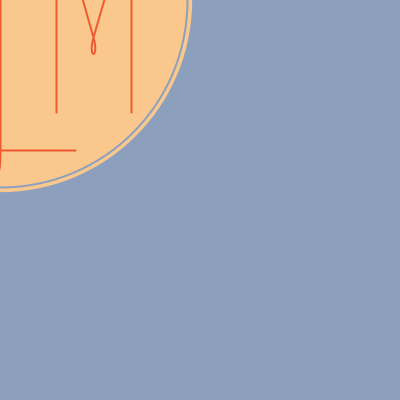
Frame 1 (no input)
Frame 60 (the mouse pressed at the canvas centre just before this capture): identical to frame 1, image omitted
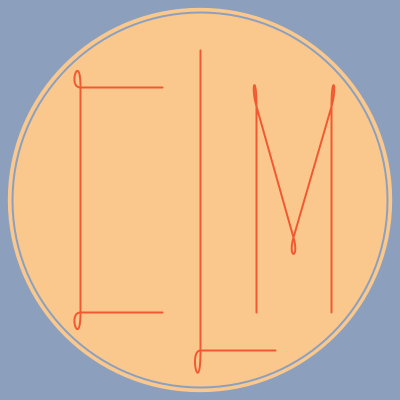
Frame 120 (the mouse held since frame 60 and released just before this capture)

The Processing sketch that drew these frames (run headless with seeded random() and noise(); from frame 60 on, the mouse is pressed at the canvas centre):

// Processing sketch: processing_36506
// ── processing_36506.pde

//Cristina Mele  
// Computing for the Arts with Processing  
// 51-257  
// Copyright © Cristina Mele  
// September 8, 2011  
// Homework 4

float x,y,wd,ht;
color blu,darkOrang,orang;
int mCount;

void setup()
{
  x=200;   
  y=200;  
  wd=375;  
  ht=375; 
  mCount = 0;
  orang = color(250,200,140);
  darkOrang = color(240,90,50);
  blu = color(140,160,190);
  
  size(400,400);  
  background (blu);  
  noFill();  
  smooth();
}
  


   
void draw()
{
  x = mouseX;
  y = mouseY;
  
  background (blu);
  //circle  
  fill(orang);  
  noStroke();  
  ellipse (x,y,wd+(.025*wd),ht+(.025*ht));  
  strokeWeight(2);  
  stroke(blu);  
  ellipse (x,y,wd,ht);  
   
//C 
  strokeWeight(2);  
  stroke(darkOrang);
  beginShape();  
  curveVertex( x-(.1*wd),y-(.3*ht));  
  curveVertex( x-(.1*wd),y-(.3*ht));  
  curveVertex(x-(.32*wd), y-(.3*ht));  
  curveVertex(x-(.32*wd), y-(.3*ht));  
  curveVertex( x-(.32*wd), y+(.3*ht));  
  curveVertex(x-(.32*wd), y + (.3*ht));  
  curveVertex(x-(.1*wd), y+(.3*ht));  
  curveVertex(x-(.1*wd), y + (.3*ht));  
  endShape( );  
  
  //L  
  beginShape();  
  curveVertex(x,y-(.4*ht) );  
  curveVertex(x,y-(.4*ht) );  
  curveVertex(x,y+(.4*ht) );  
  curveVertex(x,y+(.4*ht) );  
  curveVertex(x+(.2*wd),y+(.4*ht) );  
  curveVertex(x+(.2*wd),y+(.4*ht) );  
  endShape();  
     
  //M  
  beginShape();  
  curveVertex(x+(.15*wd),y+(.3*ht) );  
  curveVertex(x+(.15*wd), y+(.3*ht) );  
  curveVertex(x+(.15*wd),y-(.25*ht) );  
  curveVertex(x+(.15*wd),y-(.25*ht) );  
  curveVertex(x+(.25*wd),y+(.1*ht) );  
  curveVertex(x+(.25*wd),y+(.1*ht) );  
  curveVertex(x+(.35*wd),y-(.25*ht) );  
  curveVertex(x+(.35*wd),y-(.25*ht) );  
  curveVertex(x+(.35*wd),y+(.3*ht) );  
  curveVertex(x+(.35*wd),y+(.3*ht) );  
  endShape(); 
}


void keyPressed()
{
  if (keyCode == DOWN)
  {
    x = x-10;
    y = y-10;
    wd = wd-10;
    ht = ht-10;
  }
  else if (keyCode == UP)
  {
    x = x+10;
    y = y+10;
    wd = wd+10;
    ht = ht+10;
  }
  else if (keyCode == LEFT)
  {
    x=200;   
    y=200;  
    wd=375;  
    ht=375;
  }
   else if (keyCode == RIGHT)
  {
    x=200;   
    y=200;  
    wd=375;  
    ht=375;
  }
 } 
 
 void mouseClicked() {
   
  mCount = mCount + 1; 
  if ((mCount % 2) == 0) 
  {
   blu = color(250,200,140);
   darkOrang = color(250,200,140);
   orang = color(140,160,190);
  } 
  else 
  {
   orang = color(250,200,140);
   darkOrang = color(240,90,50);
   blu = color(140,160,190);
  } 
 }
